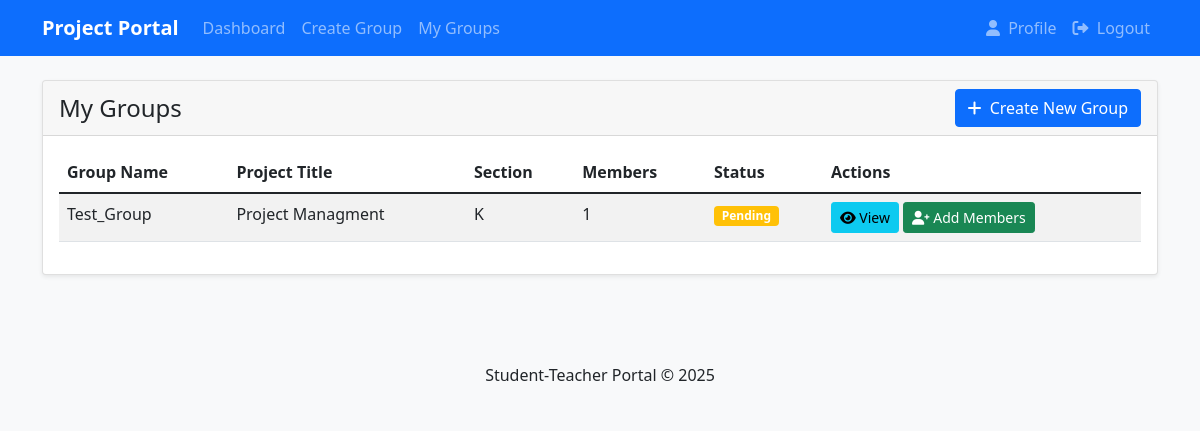
The app's page /projects/groups/ (signed in) with its own data.
### projects/models.py (models this page shows, shortened)
class ProjectGroup(models.Model):
    name = models.CharField(max_length=100)
    section = models.CharField(max_length=10)
    project_title = models.CharField(max_length=200)
    problem_statement = models.TextField()
    project_explanation = models.TextField()
    created_at = models.DateTimeField(auto_now_add=True)
    is_approved = models.BooleanField(default=False)
    mentor = models.ForeignKey(TeacherProfile, on_delete=models.SET_NULL, null=True, blank=True)

### projects/views.py (the view)
# urls.py: path('groups/', views.my_groups, name='my_groups'),
@login_required
def my_groups(request):
    if not request.user.is_student:
        return redirect('dashboard')
    try:
        student_profile = StudentProfile.objects.get(user=request.user)
    except StudentProfile.DoesNotExist:
        messages.error(request, 'Please complete your profile first.')
        return redirect('complete_student_profile')
    groups = ProjectGroup.objects.filter(members__student=student_profile)
    return render(request, 'projects/my_groups.html', {
        'groups': groups
    })

### templates/projects/my_groups.html (shortened to what this page needs)
{% extends 'base.html' %}
{% block content %}
<div class="row">
    <div class="col-md-12">
        <div class="card">
            <div class="card-header d-flex justify-content-between align-items-center">
                <h4 class="card-title mb-0">My Groups</h4>
                <a href="{% url 'create_group' %}" class="btn btn-primary">
                    <i class="fas fa-plus me-1"></i> Create New Group
                </a>
            </div>
            <div class="card-body">
                {% if groups %}
                <div class="table-responsive">
                    <table class="table table-striped">
                        <thead>
                            <tr>
                                <th>Group Name</th>
                                <th>Project Title</th>
                                <th>Section</th>
                                <th>Members</th>
                                <th>Status</th>
                                <th>Actions</th>
                            </tr>
                        </thead>
                        <tbody>
                            {% for group in groups %}
                            <tr>
                                <td>{{ group.name }}</td>
                                <td>{{ group.project_title }}</td>
                                <td>{{ group.section }}</td>
                                <td>{{ group.members.count }}</td>
                                <td>
                                    {% if group.is_approved %}
                                    <span class="badge bg-success">Approved</span>
                                    {% else %}
                                    <span class="badge bg-warning">Pending</span>
                                    {% endif %}
                                </td>
                                <td>
                                    <a href="{% url 'group_detail' group.id %}" class="btn btn-sm btn-info">
                                        <i class="fas fa-eye"></i> View
                                    </a>
                                    {% if group.members.count < 4 %}
                                    <a href="{% url 'add_members' group.id %}" class="btn btn-sm btn-success">
                                        <i class="fas fa-user-plus"></i> Add Members
                                    </a>
                                    {% endif %}
                                </td>
                            </tr>
                            {% endfor %}
                        </tbody>
                    </table>
                </div>
                {% endif %}
            </div>
        </div>
    </div>
</div>
{% endblock %}

### templates/base.html (style rules this page uses)
body { background-color: #f8f9fa; }
.card { box-shadow: 0 0.125rem 0.25rem rgba(0, 0, 0, 0.075); margin-bottom: 1.5rem; }
.table th { border-top: none; }

### records on screen
ProjectGroup: name "Test_Group", project_title "Project Managment", section "K", members.count "1", is_approved "Pending", shows "Add Members"
